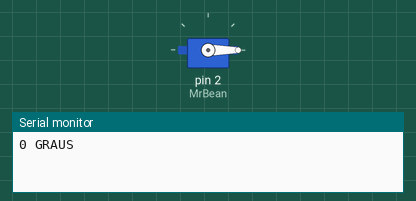
The sketch below on a simulated Arduino Uno, built with avr-gcc and run on an emulated ATmega328P. Parts: servo, the last lines printed to the serial monitor.

Above: at 0.05 s.
At 3.0 s:
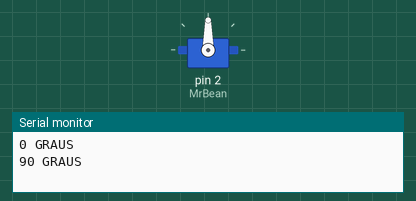
At 6.0 s:
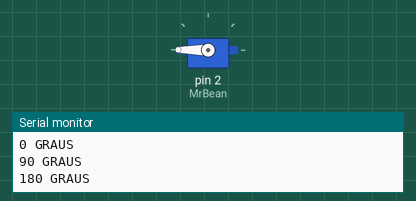
Timing chart, 0 to 7.8 s (numbered marks = the images above):
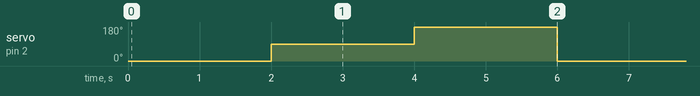

Measured:
- by itself, servo on pin 2 (MrBean): repeats every 6.0 s: 180° 2.0 s, 0° 2.0 s, 90° 2.0 s

The sketch:

servo_motor_0_a_180_graus_programado1.ino
```cpp
#include <Servo.h>
Servo MrBean;

void setup()
{
  MrBean.attach(2);
  Serial.begin(9600);
}

void loop()
{
 Serial.println("0 GRAUS");
 MrBean.write(0);
 delay(2000);
 Serial.println("90 GRAUS");
 MrBean.write(90);
 delay(2000);
 Serial.println("180 GRAUS");
 MrBean.write(180);
 delay(2000);

}
```
